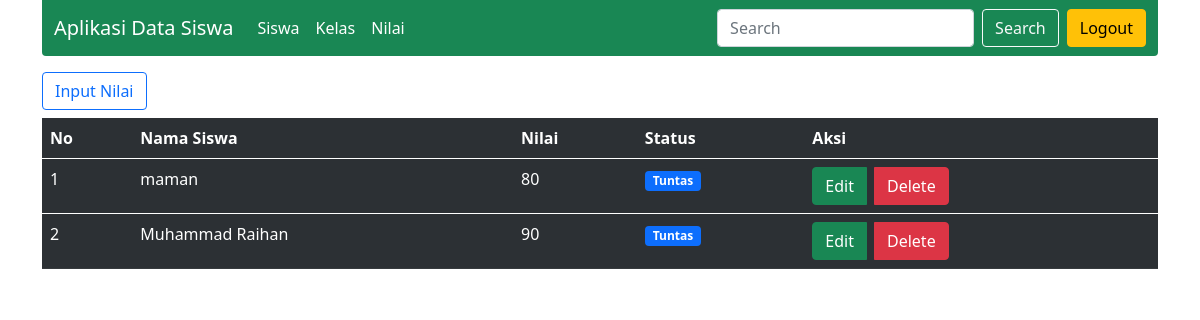
/index.php?page=nilai (signed in), run on an earlier commit of the app's database.
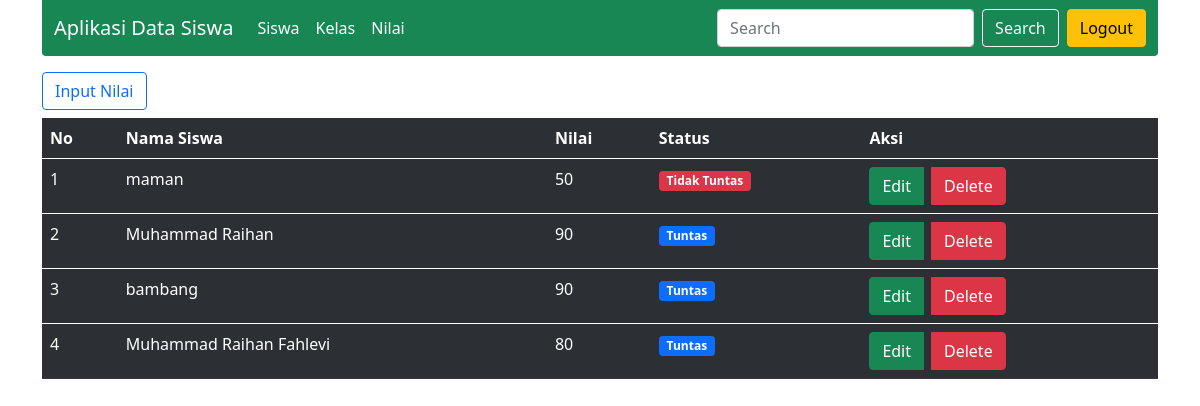
And on a later commit of the database.
### tables this page shows
CREATE TABLE `data_nilai` (
  `id_nilai` int(11) NOT NULL,
  `siswa_id` int(11) NOT NULL,
  `nilai` int(11) NOT NULL
);

CREATE TABLE `data_siswa` (
  `id_siswa` int(11) NOT NULL,
  `nama_siswa` varchar(100) NOT NULL,
  `kelas_id` int(11) NOT NULL,
  `no_hp` varchar(12) NOT NULL,
  `alamat` text NOT NULL
);

### nilai/nilai.php (the view, shortened to what this page needs)
<?php
    $query  = mysqli_query($koneksi, "SELECT siswa_id, nama_siswa, nilai FROM data_nilai JOIN data_siswa ON data_nilai.siswa_id = data_siswa.id_siswa");
?>
<!DOCTYPE html>
<html lang="en">
<head>
</head>
<body class="container">
    <div class="mt-3 mb-2">
        <a href="?page=input_nilai" class="btn btn-outline-primary">Input Nilai</a>
    </div>
    <table class="table table-striped table-dark">
        <thread class="thead-dark">
            <tr>
                <th>No</th>
                <th>Nama Siswa</th>
                <th>Nilai</th>
                <th>Status</th>
                <th>Aksi</th>
            </tr>
        </thread>
        <?php $no = 1; while($data = mysqli_fetch_object($query)){?>
        <tbody>
            <tr>
                <td><?= $no++ ?></td>
                <td><?= $data->nama_siswa ?></td>
                <td><?= $data->nilai ?></td>
                <td><?php
                    if($data->nilai < 75){
                    echo "<span class='badge bg-danger'>Tidak Tuntas</span>";
                    }else {
                    echo "<span class='badge bg-primary'>Tuntas</span>";
                    }
                ?></td>
                <td>
                    <div class="btn-group">
                        <a href="?page=edit_nilai&id=<?= $data->siswa_id?>" class="btn btn-success me-2">Edit</a>
                        <a href="?page=delete_nilai&id=<?= $data->siswa_id?>" class="btn btn-danger">Delete</a>
                    </div>
                </td>
            </tr>
        </tbody>
        <?php
        } ?>
    </table>
</body>
</html>

What changed in the data, as far as the page shows it:
changed data_nilai "maman": nilai "80" → "50"; nilai "Tuntas" → "Tidak Tuntas"
added data_nilai: siswa.nama_siswa "bambang", nilai "90", shows "Tuntas"
added data_nilai: siswa.nama_siswa "Muhammad Raihan Fahlevi", nilai "80", shows "Tuntas"
